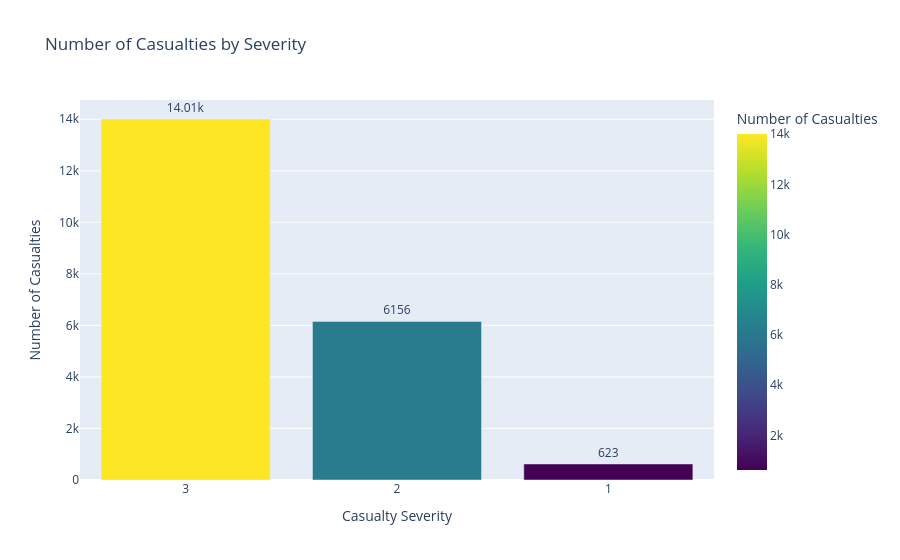

This figure's notebook cell:
### Code cell
fig1 = px.bar(
    severity_counts,
    x='Severity',
    y='Casualties',
    title='Number of Casualties by Severity',
    text_auto=True,
    labels={
        'Severity': 'Casualty Severity',
        'Casualties': 'Number of Casualties'
    },
    color='Casualties',
    color_continuous_scale='Viridis'
)

fig1.update_traces(textposition='outside')

fig1.update_layout(
    xaxis_type='category'
)

fig1.show()

### Figure 1 — Plotly figure (JSON) as saved in the notebook; plotly's stock layout.template omitted (floating-point values rounded to 4 significant figures)
{"data": [{"hovertemplate": "Casualty Severity=%{x}<br>Number of Casualties=%{marker.color}<extra></extra>", "legendgroup": "", "marker": {"color": [14010, 6156, 623], "coloraxis": "coloraxis", "pattern": {"shape": ""}}, "name": "", "orientation": "v", "showlegend": false, "textposition": "outside", "texttemplate": "%{y}", "type": "bar", "x": [3, 2, 1], "xaxis": "x", "y": [14010, 6156, 623], "yaxis": "y"}], "layout": {"barmode": "relative", "coloraxis": {"colorbar": {"title": {"text": "Number of Casualties"}}, "colorscale": [[0, "#440154"], [0.1111, "#482878"], [0.2222, "#3e4989"], [0.3333, "#31688e"], [0.4444, "#26828e"], [0.5556, "#1f9e89"], [0.6667, "#35b779"], [0.7778, "#6ece58"], [0.8889, "#b5de2b"], [1, "#fde725"]]}, "legend": {"tracegroupgap": 0}, "title": {"text": "Number of Casualties by Severity"}, "xaxis": {"anchor": "y", "domain": [0, 1], "title": {"text": "Casualty Severity"}, "type": "category"}, "yaxis": {"anchor": "x", "domain": [0, 1], "title": {"text": "Number of Casualties"}}}}
